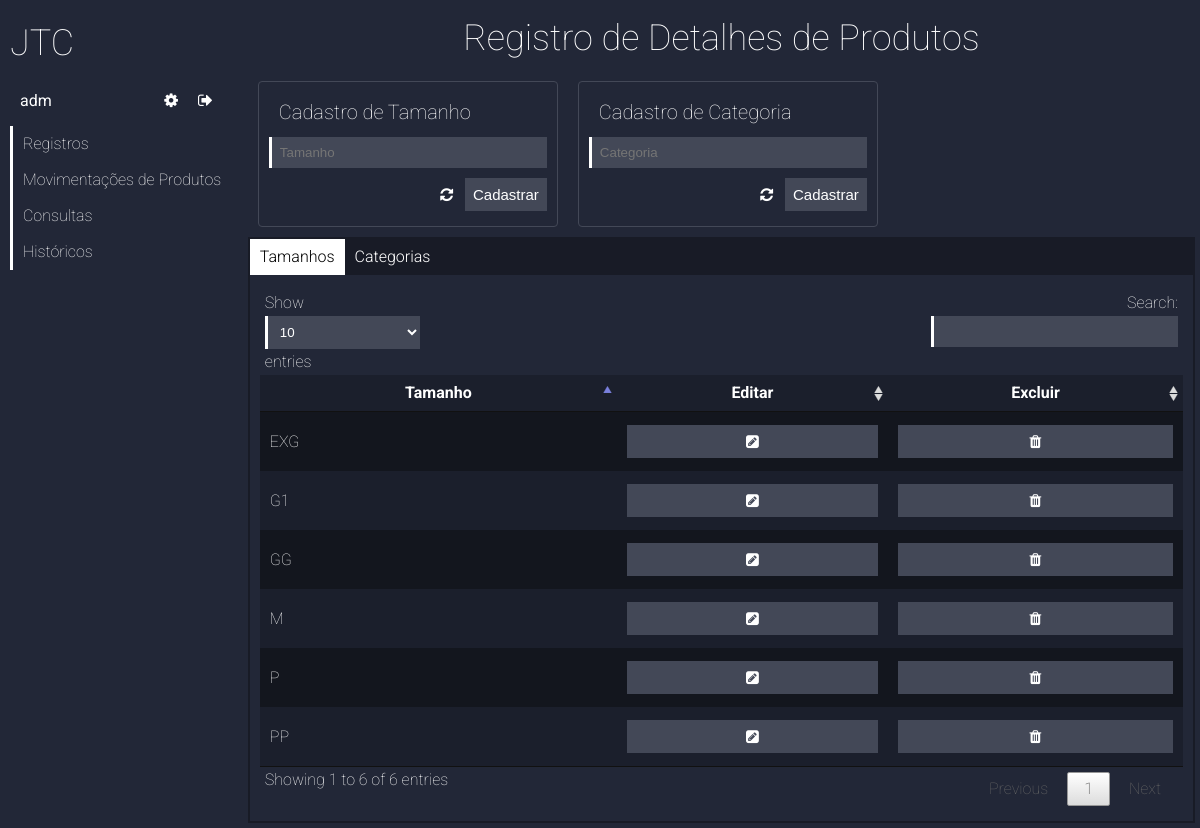
/system/admin/jtc_main_admin.php?folder=details/&file=jtc_fminsupd_details&ext=php (signed in), run on the app's committed database.
### tables this page shows
CREATE TABLE `sizes` (
  `id` tinyint(2) UNSIGNED ZEROFILL NOT NULL COMMENT 'Identificador único para tamanho.',
  `size` varchar(10) NOT NULL COMMENT 'Campo destinado a registrar o tamanho dos produtos.'
);

### system/admin/details/jtc_fminsupd_details.php (the view, shortened to what this page needs)
<h1 id="title-page">Registro de Detalhes de Produtos</h1>
<div class="small_form">
  <?php
    if(isset($_GET['updid_tamanho'])){
      ?>
        <h3>Alteração de Tamanho</h3>
      <?php
    }else{
      ?>
        <h3>Cadastro de Tamanho</h3>
      <?php
    }
  ?>
    <?php
    if(isset($_GET['updid_tamanho'])){
      $sql_sel_size = "SELECT * FROM sizes WHERE id = '".$_GET["updid_tamanho"]."'";
      $sql_sel_size_prepare = $dbconnection->prepare($sql_sel_size);
      $sql_sel_size_prepare->execute();
      $sql_sel_size_data = $sql_sel_size_prepare->fetch();
   ?>
   <form name="upd_size" method="post" action="?folder=details/&file=jtc_upd_details&ext=php">
     <input type="hidden" name="id"  value="<?php echo $sql_sel_size_data["id"];?>">
     <input type="text" name="tamanho"  value="<?php echo $sql_sel_size_data["size"];?>">
     <div class="buttons">
       <button type="button"><a href="?folder=details/&file=jtc_fminsupd_details&ext=php">Cancelar</a></button>
       <button type="reset"><i class="fa fa-refresh" aria-hidden="true"></i></button>
       <button type="submit" name="alt_tamanho">Alterar</button>
     </div>
   </form>
   <?php
    }else{
   ?>
    <form name="cad_detail" onsubmit="#" method="post" action="?folder=details/&file=jtc_ins_details&ext=php">
        <input type="text" name="tamanho" placeholder="Tamanho">
        <div class="buttons">
            <button type="reset"><i class="fa fa-refresh" aria-hidden="true"></i></button>
            <button type="submit" name="form_tamanho">Cadastrar</button>
        </div>
    </form>
    <?php
      }
    ?>
</div>
<div class="small_form">
  <?php
    if(isset($_GET['updid_categoria'])){
      ?>
        <h3>Alteração de Categoria</h3>
      <?php
    }else{
      ?>
        <h3>Cadastro de Categoria</h3>
      <?php
    }
  ?>
    <?php
    if(isset($_GET['updid_categoria'])){
      $sql_sel_category = "SELECT * FROM categories WHERE id = '".$_GET["updid_categoria"]."'";
      $sql_sel_category_prepare = $dbconnection->prepare($sql_sel_category);
      $sql_sel_category_prepare->execute();
      $sql_sel_category_data = $sql_sel_category_prepare->fetch();
   ?>
   <form name="upd_category" method="post" action="?folder=details/&file=jtc_upd_details&ext=php">
     <input type="hidden" name="id"  value="<?php echo $sql_sel_category_data["id"];?>">
     <input type="text" name="categoria"  value="<?php echo $sql_sel_category_data["category"];?>">
     <div class="buttons">
       <button type="button"><a href="?folder=details/&file=jtc_fminsupd_details&ext=php">Cancelar</a></button>
       <button type="reset"><i class="fa fa-refresh" aria-hidden="true"></i></button>
       <button type="submit" name="alt_categoria">Alterar</button>
     </div>
   </form>
     <?php
     }else{
     ?>
    <form name="cad_detail" onsubmit="#" method="post" action="?folder=details/&file=jtc_ins_details&ext=php">
        <input type="text" name="categoria" placeholder="Categoria">
        <div class="buttons">
            <button type="reset"><i class="fa fa-refresh" aria-hidden="true"></i></button>
            <button type="submit" name="form_categoria">Cadastrar</button>
        </div>
    </form>
    <?php
      }
    ?>
</div>
<?php
  $sql_sel_size = "SELECT * FROM sizes";
  $sql_sel_size_prepare = $dbconnection->prepare($sql_sel_size);
  $sql_sel_size_prepare->execute();
?>
<div id="table_tabs">
  <ul>
    <li><a href="#tabs-1">Tamanhos</a></li>
    <li><a href="#tabs-2">Categorias</a></li>
  </ul>
  <div id="tabs-1">
    <table class="table_datatable">
        <thead>
            <tr>
                <th>Tamanho</th>
                <th>Editar</th>
                <th>Excluir</th>
            </tr>
        </thead>
        <tbody>
          <?php
            if($sql_sel_size_prepare->rowCount()>0){
              while($sql_sel_size_data = $sql_sel_size_prepare->fetch()){
          ?>
            <tr>
                <td><?php echo $sql_sel_size_data['size']?></td>
                <td><button><a href="?folder=details/&file=jtc_fminsupd_details&ext=php&updid_tamanho=<?php echo $sql_sel_size_data["id"];?>"><i class="fa fa-pencil-square" aria-hidden="true"></i></a></button></td>
                <td><button name="del_tamanho" onclick="confirm_delete('?folder=details/&file=jtc_del_details&ext=php&delid_size=<?php echo $sql_sel_size_data["id"];?>',' Tamanho','<?php echo $sql_sel_size_data["size"];?>')"><i class="fa fa-trash" aria-hidden="true"></i></button></td>
            </tr>
            <?php
              }
                }
            ?>
        </tbody>
    </table>
  </div>
</div>

### layout/css/jtc_main_css.css (style rules this page uses)
body { background: #222737; font-family: 'Roboto'; font-weight: 100; color: #fff; }
#title-page { text-align: center; font-size: 36px; padding: 15px; }
input[type=text], input[type=password], select, input[type=search] { width: 100%; padding: 8px; border: none; background: rgb(67, 72, 87); color: #fff; margin-top: 5px; margin-bottom: 5px; box-sizing: border-box; border-left: 3px solid #fff; }
button a { width: 100%; height: 100%; display: block; }
button { position: relative; padding: 8px; color: #fff; background: none; background: none; font-size: 15px; width: 100%; border: none; margin-top: 5px; margin-bottom: 5px; background: rgb(67, 72, 87); }
.small_form, .big_form { position: relative; width: 300px; padding: 10px; border: 1px solid rgb(67, 72, 87); border-radius: 4px; margin: 10px; float: left; box-sizing: border-box; }
.small_form h3, .big_form h3 { font-size: 20px !important; padding: 10px; }
.buttons { text-align: right; }
.buttons button { width: auto !important; }
.buttons button[type=reset] { background: none; }
table { border-collapse: collapse; width: 80%; }
thead { font-weight: bold; }
th, td { padding: 10px; background: rgba(0,0,0,0.2) }
tbody tr { border-top: 1px solid #000; border-bottom: 1px solid #000; }
.odd { background: rgba(0,0,0,0.3); }
#table_tabs { border: 2px solid rgba(0,0,0,0.3); clear: both; }
#table_tabs ul { width: 100%; display: flex; background: rgba(0,0,0,0.3); margin-bottom: 5px; font-weight: 300; }
#table_tabs ul a { display: block; padding: 10px; }
#table_tabs li.ui-state-active { background: #fff; color: #000; }
#table_tabs div { padding: 5px; }

### layout/css/datatables.css (style rules this page uses)
table.dataTable { width: 100%; margin: 0 auto; clear: both; border-collapse: separate; border-spacing: 0; }
table.dataTable thead th, table.dataTable tfoot th { font-weight: bold; }
table.dataTable thead th, table.dataTable thead td { padding: 10px 18px; border-bottom: 1px solid #111; }
table.dataTable thead .sorting, table.dataTable thead .sorting_asc, table.dataTable thead .sorting_desc { cursor: pointer; *cursor: hand; }
table.dataTable thead .sorting, table.dataTable thead .sorting_asc, table.dataTable thead .sorting_desc, table.dataTable thead .sorting_asc_disabled, table.dataTable thead .sorting_desc_disabled { background-repeat: no-repeat; background-position: center right; }
table.dataTable thead .sorting { background-image: url("../../addons/js/datatables/DataTables-1.10.12/images/sort_both.png"); }
table.dataTable thead .sorting_asc { background-image: url("../../addons/js/datatables/DataTables-1.10.12/images/sort_asc.png"); }
table.dataTable tbody tr { background-color: none; }
table.dataTable tbody th, table.dataTable tbody td { padding: 8px 10px; }
table.dataTable.no-footer { border-bottom: 1px solid #111; }
table.dataTable, table.dataTable th, table.dataTable td { -webkit-box-sizing: content-box; box-sizing: content-box; }

### data on the page
sizes: size "EXG"
sizes: size "G1"
sizes: size "GG"
sizes: size "M"
sizes: size "P"
sizes: size "PP"

### other printed values
$_SESSION["username"] "adm"
